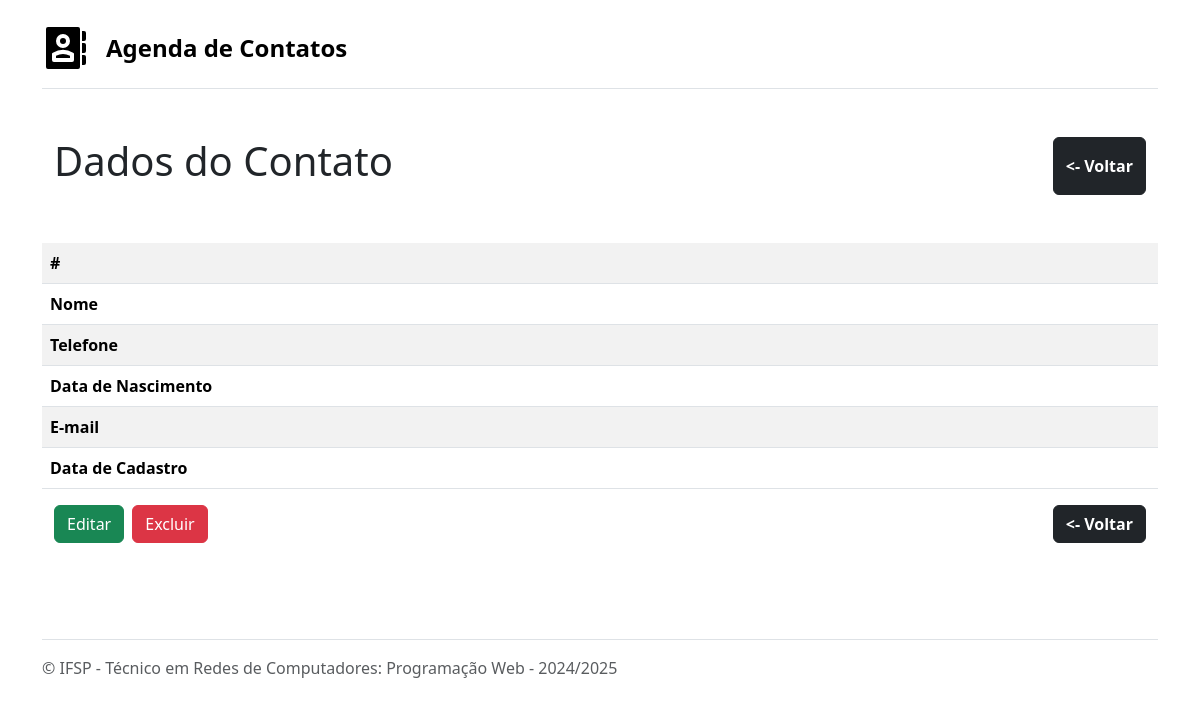
The page /visualizar/1 on the database as committed earlier.
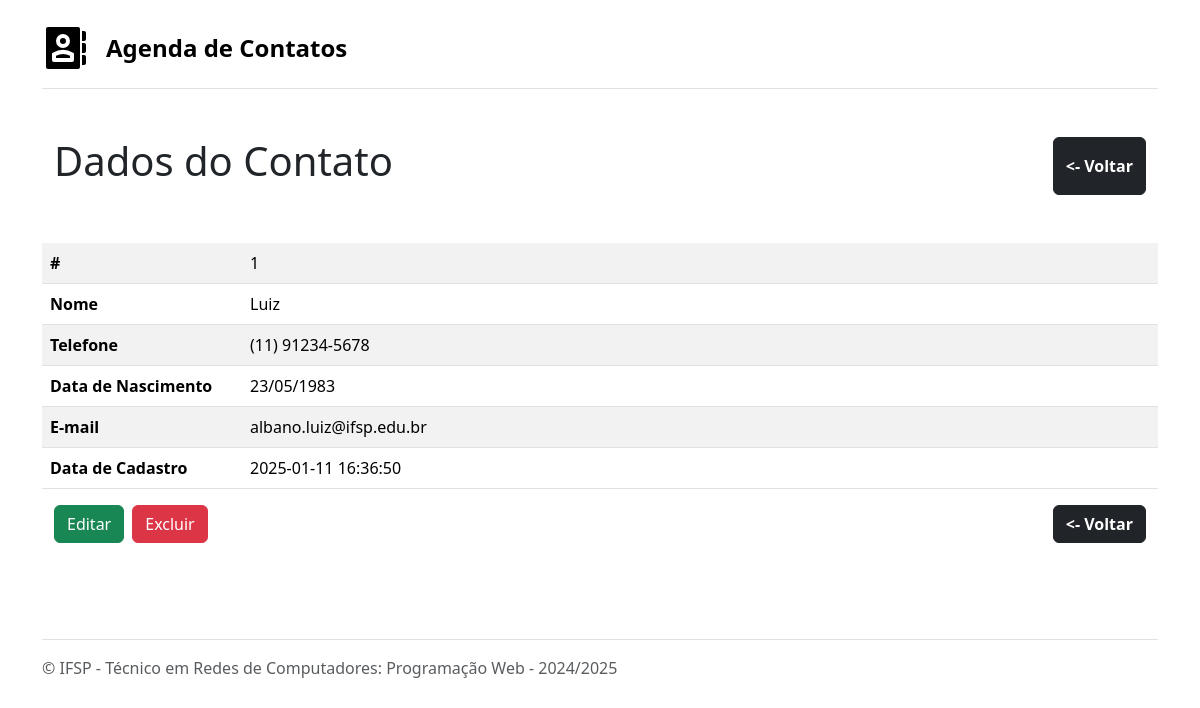
The same page on the database as committed later.
### tables this page shows
CREATE TABLE contatos (
  id INTEGER PRIMARY KEY AUTOINCREMENT,
  nome VARCHAR(50) NOT NULL,
  telefone VARCHAR(20),
  data_nascimento DATE,
  email VARCHAR(100),
  data_cadastro TIMESTAMP NOT NULL DEFAULT CURRENT_TIMESTAMP
);

### app.py (the view)
@app.route("/visualizar/<int:id_contato>")
def visualizar_contato(id_contato):
    conn = DB()
    record = conn.read_one(f"SELECT * FROM contatos WHERE id={id_contato}")
    conn.close()
    return render_template("visualizar-contato.html", dados=record)

### db.py (called while the page is built)
    def connect(self):
        self.connection = sqlite3.connect('db/agenda.db')
        self.connection.row_factory = sqlite3.Row

    def close(self):
        self.connection.close()

    def read_one(self, sql):
        if self.connection == None:
            self.connect()
        cursor = self.connection.execute(sql)
        return cursor.fetchone()

### templates/visualizar-contato.html (shortened to what this page needs)
{% extends 'base.html' %}
{% block page_content %}
<div class="container-fluid py-4">
    <div class="d-flex align-self-center">
        <h1>Dados do Contato</h1>
        <a href="/listar" class="ms-auto py-3 btn btn-dark fw-bold">&lt;- Voltar</a>
    </div>
    <div class="row py-5">
        <table class="table table-hover table-striped ">
            <tbody>
                <tr>
                    <th width="200">#</th>
                    <td>{{ dados['id'] }}</td>
                </tr>
                <tr>
                    <th>Nome</th>
                    <td>{{ dados['nome'] }}</td>
                </tr>
                <tr>
                    <th>Telefone</th>
                    <td>{{ dados['telefone'] }}</td>
                </tr>
                <tr>
                    <th>Data de Nascimento</th>
                    <td>{{ dados['data_nascimento'] }}</td>
                </tr>
                <tr>
                    <th>E-mail</th>
                    <td>{{ dados['email'] }}</td>
                </tr>
                <tr>
                    <th>Data de Cadastro</th>
                    <td>{{ dados['data_cadastro'] }}</td>
                </tr>
            </tbody>
        </table>
        <div class="d-flex">
            <a href="/editar/{{ dados['id'] }}" class="btn btn-success">Editar</a>
            <a href="/excluir/{{ dados['id'] }}" class="btn btn-danger ms-2 delete-item">Excluir</a>
            <a href="/listar" class="ms-auto btn btn-dark fw-bold">&lt;- Voltar</a>
        </div>
    </div>
</div>
{% endblock %}

### templates/base.html (shortened to what this page needs)
<!doctype html>
<html lang="pt-br">
<head>
    <link href="https://cdn.jsdelivr.net/npm/bootstrap@5.3.3/dist/css/bootstrap.min.css" rel="stylesheet">
    <link href="static/css/agenda.css" rel="stylesheet">
</head>
<body>
    <main>
        <div class="container py-4">
            <header class="pb-3 mb-4 border-bottom">
                <a href="/" class="d-flex align-items-center text-body-emphasis text-decoration-none">
                    <span class="fs-4 ms-3 fw-bold">Agenda de Contatos</span>
                </a>
            </header>
            {% block page_content %}{% endblock %}
            <footer class="pt-3 mt-4 text-body-secondary border-top">
                &copy; IFSP - Técnico em Redes de Computadores: Programação Web - 2024/2025
            </footer>
        </div>
    </main>
</body>
</html>

Rows that differ between the two databases and show on the page:
added contatos: id "1", nome "Luiz", telefone "(11) 91234-5678", data_nascimento "23/05/1983", email "albano.luiz@ifsp.edu.br", data_cadastro "2025-01-11 16:36:50"
